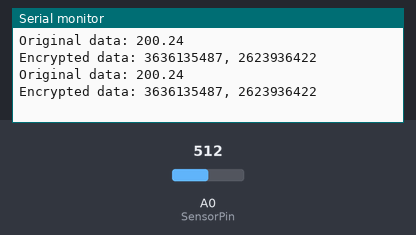
This sketch was run on a simulated Arduino Uno, built with avr-gcc and run on an emulated ATmega328P. Parts: the last lines printed to the serial monitor. The test bench sets the inputs (shaded band); at power-on: A0 (SensorPin) = 512.

Above: at 3.8 s.
3.9 s: A0 (SensorPin) set to 716
At 7.5 s:
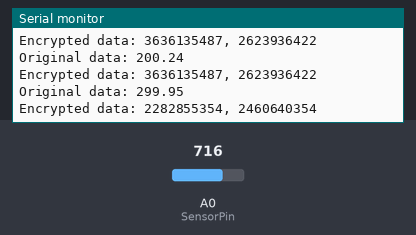
7.9 s: A0 (SensorPin) set to 900
At 10.6 s:
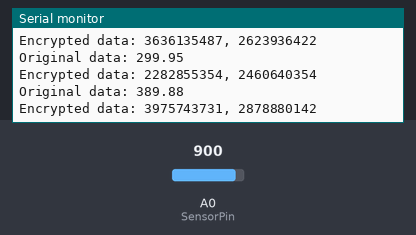
Timing chart, 0 to 12.1 s (numbered marks = the images above; inputs shaded):
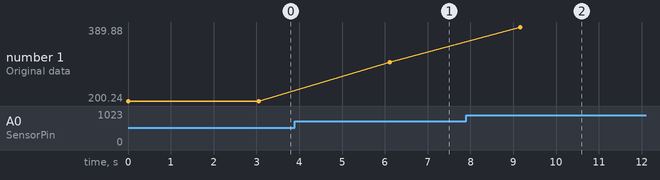

Measured:
- after the input at 3.9 s, the serial monitor: prints a new line after 2.2 s (image 1)
- after the input at 7.9 s, the serial monitor: prints a new line after 1.3 s (image 2)
- plotted number 1: 200.24 → 299.95 after the input at 3.9 s, 299.95 → 389.88 after the input at 7.9 s

The sketch:

Tx_TEA_Encryption.ino
```cpp
#include <SoftwareSerial.h>

const int SensorPin = A0; // Connect the Envelope output to Analog pin 0

// 128-bit key for TEA encryption
uint32_t key[4] = {0x01234567, 0x89ABCDEF, 0xFEDCBA98, 0x76543210};

SoftwareSerial softSerial(10, 11); // RX, TX

void encipher(unsigned int num_rounds, uint32_t v[2], uint32_t const key[4]) {
    unsigned int i;
    uint32_t v0=v[0], v1=v[1], delta=0x9e3779b9, sum=0;
    for (i=0; i < num_rounds; i++) {
        sum += delta;
        v0 += ((v1 << 4) + key[0]) ^ (v1 + sum) ^ ((v1 >> 5) + key[1]);
        v1 += ((v0 << 4) + key[2]) ^ (v0 + sum) ^ ((v0 >> 5) + key[3]);
    }
    v[0]=v0; v[1]=v1;
}

void setup() {
  Serial.begin(9600); // Start the Serial communication to send data to the computer
  softSerial.begin(4800); // Start software serial
}

void loop() {

  float sensorValue = analogRead(SensorPin); // Read the sensor output
  float voltage = sensorValue * (5.0/1023.0); // Convert the digital data to voltage
  float temperature = (voltage - 0.5) *100;

  uint32_t dataToSend = (uint32_t)(temperature * 100); // Converting float to int

  // Create the data block for encryption
  uint32_t data[2] = {dataToSend, 0};

  // Encrypt the data
  encipher(32, data, key);

  Serial.print("Original data: ");
  Serial.println(temperature);

  Serial.print("Encrypted data: ");
  Serial.print(data[0]);
  Serial.print(", ");
  Serial.println(data[1]);

  // Send the encrypted data
  softSerial.println(data[0]);
  softSerial.println(data[1]);

  delay(3000); // Wait for a bit to not spam the serial output
}
```
